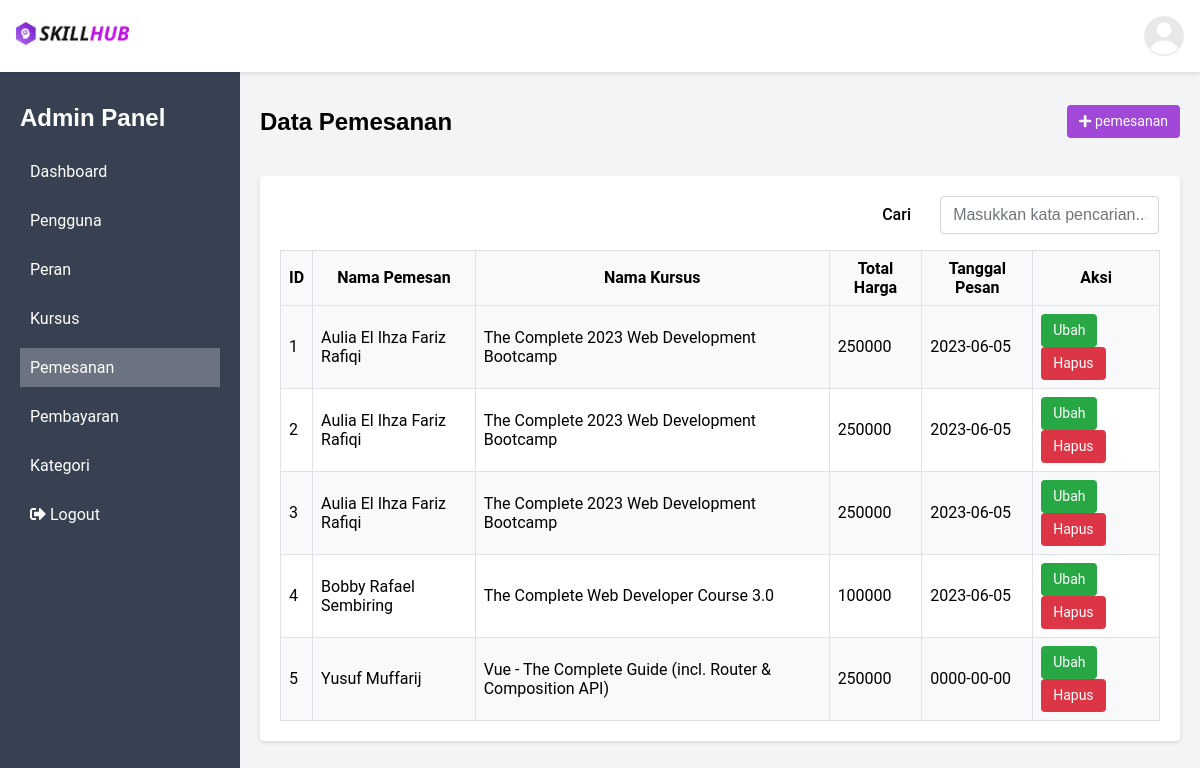
/public/pemesanan (signed in), run on the app's committed database.
### tables this page shows
CREATE TABLE `pemesanan` (
  `id` int(11) NOT NULL,
  `id_pengguna` int(11) NOT NULL,
  `id_kursus` int(11) NOT NULL,
  `total_harga` decimal(10,0) NOT NULL,
  `tanggal_pesan` date NOT NULL
);

CREATE TABLE `pengguna` (
  `id` int(11) NOT NULL,
  `id_peran` int(11) DEFAULT NULL,
  `nama` varchar(100) NOT NULL,
  `email` varchar(100) NOT NULL,
  `password` varchar(255) NOT NULL,
  `is_login` tinyint(1) DEFAULT NULL
);

CREATE TABLE `kursus` (
  `id` int(11) NOT NULL,
  `id_kategori` int(11) DEFAULT NULL,
  `id_pengguna` int(11) NOT NULL,
  `nama` varchar(255) NOT NULL,
  `total_jam_belajar` decimal(10,0) DEFAULT NULL,
  `harga` decimal(10,0) NOT NULL,
  `rating` decimal(2,1) DEFAULT NULL,
  `deskripsi` text DEFAULT NULL
);

### app/controllers/Pemesanan.php (called while the page is built, shortened)
<?php
class Pemesanan extends Controller
{
    public function index()
    {
        $data["judul"] = "Daftar Pemesanan";
        $data["pemesanan"] = $this->model("PemesananModel")->all();
        $this->view("admin_panel.pemesanan.index", $data, "templates.layout_admin");
    }
}

### app/core/App.php (called while the page is built, shortened)
<?php
class App
{
    protected $method = 'index';
    protected $params = [];
    public function __construct()
    {
        $this->controller = new $this->controller;
        call_user_func_array([$this->controller, $this->method], $this->params);
    }
}

### public/index.php (called while the page is built, shortened)
<?php
$app = new App;

### app/core/Database.php (called while the page is built, shortened)
<?php
class Database{
    private $host = DB_HOST,
            $user = DB_USER,
            $pass = DB_PASS,
            $dbname = DB_NAME;
    private $dbh,
            $stmt;
    public function __construct(){
        $dsn = "mysql:host=$this->host;dbname=$this->dbname";
        $option = [
            PDO::ATTR_PERSISTENT => true,
            PDO::ATTR_ERRMODE => PDO::ERRMODE_EXCEPTION
        ];
        try{
            $this->dbh = new PDO($dsn, "$this->user", "$this->pass", $option);
        }catch(PDOException $e){
            die($e->getMessage());
        }
    }
    public function query($query){
        $this->stmt = $this->dbh->prepare($query);
    }
    public function execute(){
        $this->stmt->execute();
    }
    public function resultSet(){
        $this->execute();
        return $this->stmt->fetchAll(PDO::FETCH_ASSOC);
    }
}

### app/models/PemesananModel.php (called while the page is built, shortened)
<?php
class PemesananModel
{
    private $table = "pemesanan", $db;
    public function __construct()
    {
        $this->db = new Database;
    }
    public function all()
    {
        $sql = <<<SQL
            SELECT $this->table.*, pengguna.nama AS nama_pengguna, kursus.nama AS nama_kursus
            FROM $this->table, pengguna, kursus
            WHERE $this->table.id_pengguna = pengguna.id
            AND $this->table.id_kursus = kursus.id
        SQL;
        $this->db->query($sql);
        return $this->db->resultSet();
    }
}

### app/views/admin_panel/pemesanan/index.php (the view, shortened to what this page needs)
<div class="row items-center">
  <div class="col-6">
    <h2>Data Pemesanan</h2>
  </div>
  <div class="col-6 text-right">
    <a href="<?= BASEURL;?>/pemesanan/create" class="btn btn-primary text-sm">
      <i class="fas fa-plus"></i>
      pemesanan
    </a>
  </div>
</div>
<div class="row">
  <div class="col-12">
    <div class="card mt-5">
      <div class="card-body">
        <div class="flex justify-end mb-4 mr-4">
          <div class="row items-center">
            <label for="search" class="form-label col-4 col-md-3 m-0">Cari</label>
            <input type="text" class="form-control col-8 col-md-9" id="search" placeholder="Masukkan kata pencarian..." data-url="<?= BASEURL;?>/pemesanan/search">
          </div>
        </div>
        <table class="table table-bordered table-striped table-hover">
          <thead>
            <tr class="text-center">
              <th>ID</th>
              <th>Nama Pemesan</th>
              <th>Nama Kursus</th>
              <th>Total Harga</th>
              <th>Tanggal Pesan</th>
              <th>Aksi</th>
            </tr>
          </thead>
          <tbody>
            <?php foreach($pemesanan as $row): ?>
              <tr>
                <td><?= $row['id']; ?></td>
                <td><?= $row['nama_pengguna']; ?></td>
                <td><?= $row['nama_kursus']; ?></td>
                <td><?= $row['total_harga']; ?></td>
                <td><?= $row['tanggal_pesan']; ?></td>
                <td>
                  <a href="<?= BASEURL;?>/pemesanan/edit/<?= $row['id']; ?>" class="btn btn-success text-sm">Ubah</a>
                  <a href="<?= BASEURL;?>/pemesanan/destroy/<?= $row['id']; ?>" class="btn btn-danger text-sm btn-hapus" data-id="<?= $row['id']; ?>">Hapus</a>
                </td>
              </tr>
            <?php endforeach;?>
          </tbody>
        </table>
      </div>
    </div>
  </div>
</div>

### public/css/style.css (style rules this page uses)
body, p { margin: 0; border: 0; outline: 0; font-size: 1rem; vertical-align: baseline; background: transparent; font-family: "Roboto", sans-serif; }
h1, h2, h3, h4, h5, h6 { font-family: "Montserrat", sans-serif; }
a { text-decoration: none; }
.flex { display: flex; }
.items-center { align-items: center; }
.justify-end { justify-content: flex-end; }
.btn { display: inline-block; font-weight: 400; color: #fff; text-align: center; vertical-align: middle; user-select: none; background-color: transparent; padding: 0.375rem 0.75rem; font-size: 1rem; line-height: 1.5; border-radius: 0.25rem; transition: color 0.15s ease-in-out, background-color 0.15s ease-in-out, border-color 0.15s ease-in-out, box-shadow 0.15s ease-in-out; cursor: pointer; border: none; }
.btn-primary { background-color: #a148d9; border-color: #a148d9; color: #fff; }
.btn-success { background-color: #28a745; border-color: #28a745; }
.btn-danger { background-color: #dc3545; border-color: #dc3545; }
.row { display: -ms-flexbox; display: flex; -ms-flex-wrap: wrap; flex-wrap: wrap; margin-right: -15px; margin-left: -15px; }
.col-1, .col-2, .col-3, .col-4, .col-5, .col-6, .col-7, .col-8, .col-9, .col-10, .col-11, .col-12, .col, .col-auto, .col-sm-1, .col-sm-2, .col-sm-3, .col-sm-4, .col-sm-5, .col-sm-6, .col-sm-7, .col-sm-8, .col-sm-9, .col-sm-10, .col-sm-11, .col-sm-12, .col-sm, .col-sm-auto, .col-md-1, .col-md-2, .col-md-3, .col-md-4, .col-md-5, .col-md-6, .col-md-7, .col-md-8, .col-md-9, .col-md-10, .col-md-11, .col-md-12, .col-md, .col-md-auto, .col-lg-1, .col-lg-2, .col-lg-3, .col-lg-4, .col-lg-5, .col-lg-6, .col-lg-7, .col-lg-8, .col-lg-9, .col-lg-10, .col-lg-11, .col-lg-12, .col-lg, .col-lg-auto, .col-xl-1, .col-xl-2, .col-xl-3, .col-xl-4, .col-xl-5, .col-xl-6, .col-xl-7, .col-xl-8, .col-xl-9, .col-xl-10, .col-xl-11, .col-xl-12, .col-xl, .col-xl-auto { position: relative; width: 100%; padding-right: 15px; padding-left: 15px; }
.col-4 { -ms-flex: 0 0 33.333333%; flex: 0 0 33.333333%; max-width: 33.333333%; }
.col-6 { -ms-flex: 0 0 50%; flex: 0 0 50%; max-width: 50%; }
.col-8 { -ms-flex: 0 0 66.666667%; flex: 0 0 66.666667%; max-width: 66.666667%; }
.col-12 { -ms-flex: 0 0 100%; flex: 0 0 100%; max-width: 100%; }
@media (min-width: 768px) { .col-md-3 { -ms-flex: 0 0 25%; flex: 0 0 25%; max-width: 25%; } }
@media (min-width: 768px) { .col-md-9 { -ms-flex: 0 0 75%; flex: 0 0 75%; max-width: 75%; } }
.mt-5 { margin-top: 1.25rem; }
.mb-4 { margin-bottom: 1rem; }
.mr-4 { margin-right: 1rem; }
.m-0 { margin: 0 !important; }
.text-sm { font-size: 0.875rem; }
.text-center { text-align: center !important; }
.text-right { text-align: right; }
.table { width: 100%; border-collapse: collapse; }
.table thead th { background-color: #f8f9fa; border-bottom: 1px solid #dee2e6; padding: 8px; font-weight: bold; }
.table tbody td { border-bottom: 1px solid #dee2e6; padding: 8px; }
.table-striped tbody tr:nth-of-type(odd) { background-color: #f8f9fa; }
.table-bordered { border: 1px solid #dee2e6; }
.table-bordered thead th, .table-bordered tbody td { border: 1px solid #dee2e6; }
.form-control { display: block; width: 100%; padding: 0.375rem 0.75rem; font-size: 1rem; line-height: 1.5; color: #495057; background-color: #fff; background-clip: padding-box; border: 1px solid #ced4da; border-radius: 0.25rem; transition: border-color 0.15s ease-in-out, box-shadow 0.15s ease-in-out; }
.form-control::placeholder { color: #6c757d; opacity: 1; }
.form-label { display: block; margin-bottom: 0.5rem; font-weight: 500; }
.card { position: relative; display: -ms-flexbox; display: flex; -ms-flex-direction: column; flex-direction: column; min-width: 0; word-wrap: break-word; background-color: #fff; background-clip: border-box; box-shadow: 0 2px 4px rgba(0, 0, 0, 0.1); border-radius: 0.25rem; }
.card-body { -ms-flex: 1 1 auto; flex: 1 1 auto; padding: 1.25rem; }

### data on the page
pemesanan: id "1", id_pengguna.nama "Aulia El Ihza Fariz Rafiqi", id_kursus.nama "The Complete 2023 Web Development Bootcamp", total_harga "250000", tanggal_pesan "2023-06-05"
pemesanan: id "2", id_pengguna.nama "Aulia El Ihza Fariz Rafiqi", id_kursus.nama "The Complete 2023 Web Development Bootcamp", total_harga "250000", tanggal_pesan "2023-06-05"
pemesanan: id "3", id_pengguna.nama "Aulia El Ihza Fariz Rafiqi", id_kursus.nama "The Complete 2023 Web Development Bootcamp", total_harga "250000", tanggal_pesan "2023-06-05"
pemesanan: id "4", id_pengguna.nama "Bobby Rafael Sembiring", id_kursus.nama "The Complete Web Developer Course 3.0", total_harga "100000", tanggal_pesan "2023-06-05"
pemesanan: id "5", id_pengguna.nama "Yusuf Muffarij", id_kursus.nama "Vue - The Complete Guide (incl. Router & Composition API)", total_harga "250000", tanggal_pesan "0000-00-00"
